Frame 1 (no input): blank canvas, image omitted
Frame 60 (the mouse pressed at the canvas centre just before this capture): blank canvas, image omitted
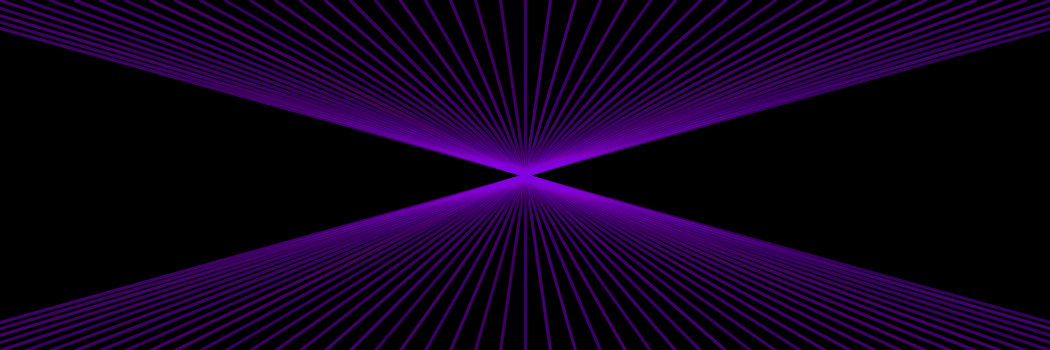
Frame 120 (the mouse held since frame 60 and released just before this capture)

The Processing sketch whose frames 1 and 60 were blank and that drew this single picture after the mouse press (run headless with seeded random() and noise(); from frame 60 on, the mouse is pressed at the canvas centre):

// Processing sketch: processing_39539
// ── processing_39539.pde

/*
 Strings and Blueprints
 Copyright Engin Ayaz
 Student at NYU ITP program, Class of 2013
 ICM Class
 Week 3 Homework
 Sep 26 2011
 */

int strokeFuzz=4; //sets stroke thickness. Higher number implies thicker stroke. 
int strokeLucidity=5; // sets stroke translucency. Lower number implies more translucent stroke.
int lineDensity=25; //determines the space between each line horizontally
int eraserStrength=15; //determines the extent the drawing is erased using the space bar

void setup() {
  size(1050, 350);
  background(0);
  frameRate(60); //make it fast enough for smooth responsiveness to the mouse
  println("With your right hand, move the mouse around to draw. Press the mouse to change line colors. With your left hand, press SPACE to slowly erase your work. Press ENTER to freeze.");
}

void draw() {
  smooth();
  // to prevent the drawing to start with lines from 0,0 
  // before the user interacts with it
  if (mouseX != 0 && mouseY != 0)
  {
    for (int i=-100; i<=width+100; i+=lineDensity) {
      smooth();
      noFill();
      if (mousePressed) {
        strokeWeight(random(2, strokeFuzz));
        stroke(random(80, 220), 0, 255, random(strokeLucidity));
      }
      else {
        strokeWeight(random(strokeFuzz));
        stroke(245, random(0, 245), 0, random(strokeLucidity));
      }
      line(i, 0, mouseX, mouseY);
      line(i, height, mouseX, mouseY);
    }
  }
}

// for erase and freeze functionality
void keyPressed() {
  if (key == ' ') {
    fill(0, eraserStrength);
    rect(0, 0, width, height);
  }
  if (key == ENTER || key== RETURN) {
    noLoop();
  }
}
